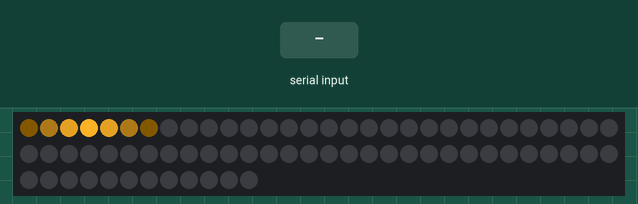
Simulated run of this sketch. Board: Arduino Uno, built with avr-gcc and run on an emulated ATmega328P. Shown: 72 RGB LEDs in strip order, left to right, continuing on the next row. The test bench sets the inputs (shaded band).

Above: at 1.2 s.
1.3 s: "1" received over Serial
At 1.51 s:
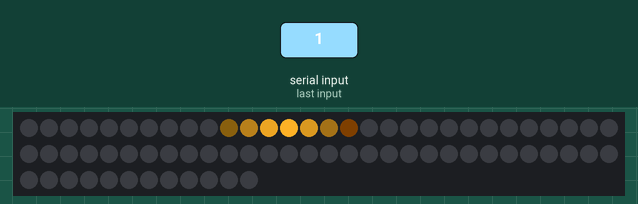
At 2.16 s:
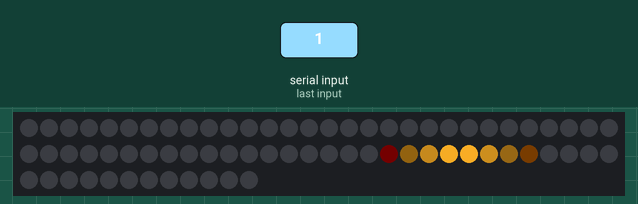
3.8 s: "0" received over Serial
5.6 s: "2" received over Serial
Timing chart, 0 to 8.6 s (numbered marks = the images above; inputs shaded):
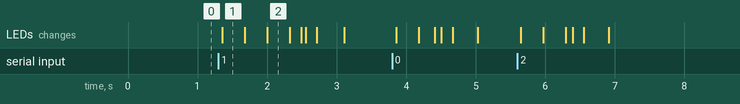

The sketch:

backboneValueSlide.ino
```cpp
#include <Adafruit_NeoPixel.h>

#define PIN 6
#define HALO_SIZE 11
#define STRIP_LENGTH 72
int current_lights[STRIP_LENGTH] ;
int next_lights[STRIP_LENGTH];
float current, next;
int count = 0;


Adafruit_NeoPixel strip = Adafruit_NeoPixel(STRIP_LENGTH, PIN, NEO_GRB + NEO_KHZ800);

void setup() {
  Serial.begin(11500);
  strip.begin();
}

void loop() {

  current = current + 0.2*(next-current);
  for (int i=0; i<strip.numPixels(); i++) {
    strip.setPixelColor(i,gauss(i,current),0.7*gauss(i,current),0.15*gauss(i,current));
  }

  strip.show();
}

int gauss (int i, float offset) { //compute value at LED i, given center of bell curve at offset
  float x = 0.5*(i+offset)-1.5;
  return (int)(255.f*pow(5,-pow(x,2)));
}

void serialEvent() {
  next = - float(Serial.read());
//  Serial.write(offset);
}
```

Measured:
- after the input at 1.3 s, the LEDs: change after 0.05 s (image 1)
